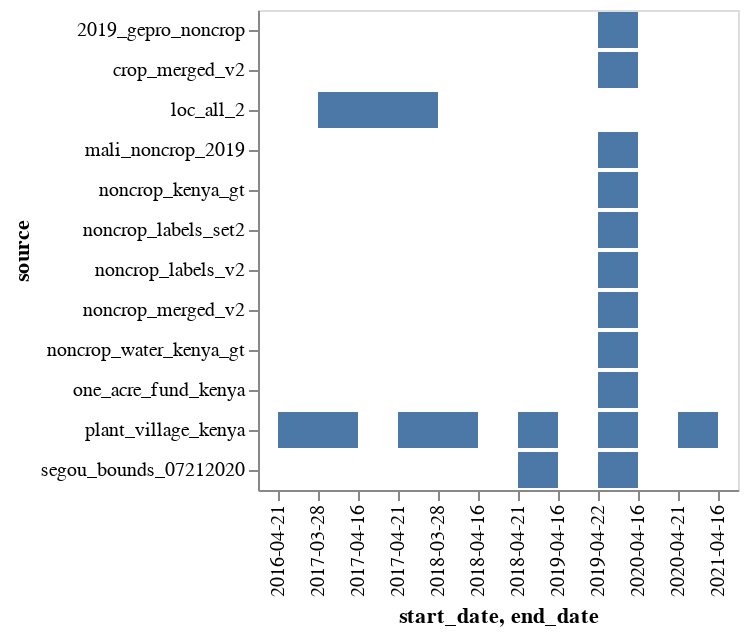

The code cell stored with this chart in its notebook:
### Code cell
alt.Chart(date_ranges).mark_bar().encode(
    x='start_date',
    x2='end_date',
    y='source'
)

### Figure 1 — Vega-Lite specification as saved in the notebook (floating-point values rounded to 4 significant figures)
{"config": {"view": {"continuousWidth": 400, "continuousHeight": 300}}, "data": {"name": "data-bc42860a5c79f1c231adfa60525cbee2"}, "mark": "bar", "encoding": {"x": {"type": "nominal", "field": "start_date"}, "x2": {"field": "end_date"}, "y": {"type": "nominal", "field": "source"}}, "$schema": "https://vega.github.io/schema/vega-lite/v4.8.1.json", "datasets": {"data-bc42860a5c79f1c231adfa60525cbee2": [{"start_date": "2017-03-28", "end_date": "2018-03-28", "source": "loc_all_2", "Country": "global"}, {"start_date": "2019-04-22", "end_date": "2020-04-16", "source": "noncrop_labels_v2", "Country": "Kenya"}, {"start_date": "2019-04-22", "end_date": "2020-04-16", "source": "noncrop_labels_set2", "Country": "Kenya"}, {"start_date": "2019-04-22", "end_date": "2020-04-16", "source": "2019_gepro_noncrop", "Country": "Kenya"}, {"start_date": "2019-04-22", "end_date": "2020-04-16", "source": "noncrop_water_kenya_gt", "Country": "Kenya"}, {"start_date": "2019-04-22", "end_date": "2020-04-16", "source": "noncrop_kenya_gt", "Country": "Kenya"}, {"start_date": "2019-04-22", "end_date": "2020-04-16", "source": "one_acre_fund_kenya", "Country": "Kenya"}, {"start_date": "2018-04-21", "end_date": "2019-04-16", "source": "plant_village_kenya", "Country": "Kenya"}, {"start_date": "2019-04-22", "end_date": "2020-04-16", "source": "plant_village_kenya", "Country": "Kenya"}, {"start_date": "2017-04-21", "end_date": "2018-04-16", "source": "plant_village_kenya", "Country": "Kenya"}, {"start_date": "2020-04-21", "end_date": "2021-04-16", "source": "plant_village_kenya", "Country": "Kenya"}, {"start_date": "2016-04-21", "end_date": "2017-04-16", "source": "plant_village_kenya", "Country": "Kenya"}, {"start_date": "2019-04-22", "end_date": "2020-04-16", "source": "mali_noncrop_2019", "Country": "Mali"}, {"start_date": "2018-04-21", "end_date": "2019-04-16", "source": "segou_bounds_07212020", "Country": "Mali"}, {"start_date": "2019-04-22", "end_date": "2020-04-16", "source": "segou_bounds_07212020", "Country": "Mali"}, {"start_date": "2019-04-22", "end_date": "2020-04-16", "source": "crop_merged_v2", "Country": "Togo"}, {"start_date": "2019-04-22", "end_date": "2020-04-16", "source": "noncrop_merged_v2", "Country": "Togo"}]}}
